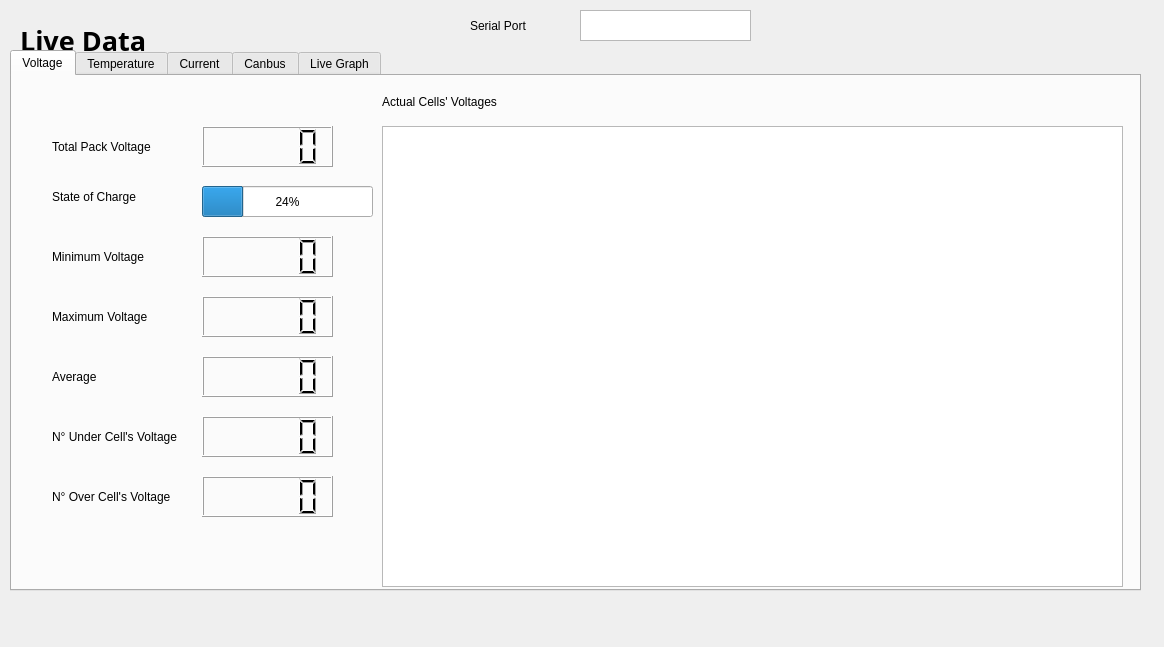
<?xml version="1.0" encoding="UTF-8"?>
<ui version="4.0">
 <class>LiveData</class>
 <widget class="QDialog" name="LiveData">
  <property name="geometry">
   <rect>
    <x>0</x>
    <y>0</y>
    <width>1164</width>
    <height>647</height>
   </rect>
  </property>
  <property name="windowTitle">
   <string>Dialog</string>
  </property>
  <widget class="QLabel" name="label">
   <property name="geometry">
    <rect>
     <x>20</x>
     <y>20</y>
     <width>211</width>
     <height>41</height>
    </rect>
   </property>
   <property name="font">
    <font>
     <family>Myanmar Text</family>
     <pointsize>20</pointsize>
     <weight>75</weight>
     <bold>true</bold>
    </font>
   </property>
   <property name="text">
    <string>Live Data</string>
   </property>
  </widget>
  <widget class="QTabWidget" name="tabWidget">
   <property name="geometry">
    <rect>
     <x>10</x>
     <y>50</y>
     <width>1131</width>
     <height>541</height>
    </rect>
   </property>
   <property name="currentIndex">
    <number>0</number>
   </property>
   <widget class="QWidget" name="Voltage">
    <attribute name="title">
     <string>Voltage</string>
    </attribute>
    <widget class="QLCDNumber" name="TotalPackVoltage">
     <property name="geometry">
      <rect>
       <x>190</x>
       <y>50</y>
       <width>131</width>
       <height>41</height>
      </rect>
     </property>
    </widget>
    <widget class="QProgressBar" name="SOC">
     <property name="geometry">
      <rect>
       <x>190</x>
       <y>110</y>
       <width>171</width>
       <height>31</height>
      </rect>
     </property>
     <property name="value">
      <number>24</number>
     </property>
    </widget>
    <widget class="QLabel" name="label_3">
     <property name="geometry">
      <rect>
       <x>40</x>
       <y>50</y>
       <width>151</width>
       <height>41</height>
      </rect>
     </property>
     <property name="text">
      <string>Total Pack Voltage</string>
     </property>
    </widget>
    <widget class="QLabel" name="label_4">
     <property name="geometry">
      <rect>
       <x>40</x>
       <y>100</y>
       <width>151</width>
       <height>41</height>
      </rect>
     </property>
     <property name="text">
      <string>State of Charge</string>
     </property>
    </widget>
    <widget class="QLabel" name="label_5">
     <property name="geometry">
      <rect>
       <x>40</x>
       <y>160</y>
       <width>151</width>
       <height>41</height>
      </rect>
     </property>
     <property name="text">
      <string>Minimum Voltage</string>
     </property>
    </widget>
    <widget class="QLabel" name="label_6">
     <property name="geometry">
      <rect>
       <x>40</x>
       <y>220</y>
       <width>151</width>
       <height>41</height>
      </rect>
     </property>
     <property name="text">
      <string>Maximum Voltage</string>
     </property>
    </widget>
    <widget class="QLabel" name="label_7">
     <property name="geometry">
      <rect>
       <x>40</x>
       <y>280</y>
       <width>151</width>
       <height>41</height>
      </rect>
     </property>
     <property name="text">
      <string>Average</string>
     </property>
    </widget>
    <widget class="QLabel" name="label_8">
     <property name="geometry">
      <rect>
       <x>40</x>
       <y>340</y>
       <width>151</width>
       <height>41</height>
      </rect>
     </property>
     <property name="text">
      <string>N° Under Cell's Voltage</string>
     </property>
    </widget>
    <widget class="QLabel" name="label_9">
     <property name="geometry">
      <rect>
       <x>40</x>
       <y>400</y>
       <width>151</width>
       <height>41</height>
      </rect>
     </property>
     <property name="text">
      <string>N° Over Cell's Voltage</string>
     </property>
    </widget>
    <widget class="QLCDNumber" name="MinimumVoltage">
     <property name="geometry">
      <rect>
       <x>190</x>
       <y>160</y>
       <width>131</width>
       <height>41</height>
      </rect>
     </property>
    </widget>
    <widget class="QLCDNumber" name="MaximumVoltage">
     <property name="geometry">
      <rect>
       <x>190</x>
       <y>220</y>
       <width>131</width>
       <height>41</height>
      </rect>
     </property>
    </widget>
    <widget class="QLCDNumber" name="AverageVoltage">
     <property name="geometry">
      <rect>
       <x>190</x>
       <y>280</y>
       <width>131</width>
       <height>41</height>
      </rect>
     </property>
     <property name="smallDecimalPoint">
      <bool>false</bool>
     </property>
     <property name="value" stdset="0">
      <double>0.000000000000000</double>
     </property>
     <property name="intValue" stdset="0">
      <number>0</number>
     </property>
    </widget>
    <widget class="QLCDNumber" name="UnderVoltage">
     <property name="geometry">
      <rect>
       <x>190</x>
       <y>340</y>
       <width>131</width>
       <height>41</height>
      </rect>
     </property>
    </widget>
    <widget class="QLCDNumber" name="OverVoltage">
     <property name="geometry">
      <rect>
       <x>190</x>
       <y>400</y>
       <width>131</width>
       <height>41</height>
      </rect>
     </property>
    </widget>
    <widget class="QLabel" name="label_2">
     <property name="geometry">
      <rect>
       <x>370</x>
       <y>10</y>
       <width>131</width>
       <height>31</height>
      </rect>
     </property>
     <property name="text">
      <string>Actual Cells' Voltages</string>
     </property>
    </widget>
    <widget class="QTableWidget" name="tableVoltage">
     <property name="geometry">
      <rect>
       <x>370</x>
       <y>50</y>
       <width>741</width>
       <height>461</height>
      </rect>
     </property>
    </widget>
   </widget>
   <widget class="QWidget" name="Temperature">
    <attribute name="title">
     <string>Temperature</string>
    </attribute>
    <widget class="QLCDNumber" name="MinTemp">
     <property name="geometry">
      <rect>
       <x>180</x>
       <y>110</y>
       <width>131</width>
       <height>41</height>
      </rect>
     </property>
    </widget>
    <widget class="QLabel" name="label_10">
     <property name="geometry">
      <rect>
       <x>370</x>
       <y>10</y>
       <width>171</width>
       <height>31</height>
      </rect>
     </property>
     <property name="text">
      <string>Actual Cells' Temperatures</string>
     </property>
    </widget>
    <widget class="QLabel" name="label_11">
     <property name="geometry">
      <rect>
       <x>30</x>
       <y>50</y>
       <width>151</width>
       <height>41</height>
      </rect>
     </property>
     <property name="text">
      <string>Total Pack Temperature</string>
     </property>
    </widget>
    <widget class="QLCDNumber" name="TotalPackTemperature">
     <property name="geometry">
      <rect>
       <x>180</x>
       <y>50</y>
       <width>131</width>
       <height>41</height>
      </rect>
     </property>
    </widget>
    <widget class="QLCDNumber" name="MaxTemp">
     <property name="geometry">
      <rect>
       <x>180</x>
       <y>170</y>
       <width>131</width>
       <height>41</height>
      </rect>
     </property>
    </widget>
    <widget class="QLabel" name="label_13">
     <property name="geometry">
      <rect>
       <x>30</x>
       <y>110</y>
       <width>151</width>
       <height>41</height>
      </rect>
     </property>
     <property name="text">
      <string>Minimum Temperature</string>
     </property>
    </widget>
    <widget class="QLCDNumber" name="AverageTemp">
     <property name="geometry">
      <rect>
       <x>180</x>
       <y>230</y>
       <width>131</width>
       <height>41</height>
      </rect>
     </property>
     <property name="smallDecimalPoint">
      <bool>false</bool>
     </property>
     <property name="digitCount">
      <number>5</number>
     </property>
     <property name="mode">
      <enum>QLCDNumber::Dec</enum>
     </property>
     <property name="segmentStyle">
      <enum>QLCDNumber::Filled</enum>
     </property>
     <property name="value" stdset="0">
      <double>0.000000000000000</double>
     </property>
    </widget>
    <widget class="QLabel" name="label_15">
     <property name="geometry">
      <rect>
       <x>30</x>
       <y>290</y>
       <width>151</width>
       <height>41</height>
      </rect>
     </property>
     <property name="text">
      <string>N° Over Temperature</string>
     </property>
    </widget>
    <widget class="QLabel" name="label_16">
     <property name="geometry">
      <rect>
       <x>30</x>
       <y>170</y>
       <width>151</width>
       <height>41</height>
      </rect>
     </property>
     <property name="text">
      <string>Maximum Temperature</string>
     </property>
    </widget>
    <widget class="QLabel" name="label_17">
     <property name="geometry">
      <rect>
       <x>30</x>
       <y>230</y>
       <width>151</width>
       <height>41</height>
      </rect>
     </property>
     <property name="text">
      <string>Average Temperature</string>
     </property>
    </widget>
    <widget class="QLCDNumber" name="OverTemp">
     <property name="geometry">
      <rect>
       <x>180</x>
       <y>290</y>
       <width>131</width>
       <height>41</height>
      </rect>
     </property>
    </widget>
    <widget class="QTableWidget" name="tableTemp">
     <property name="geometry">
      <rect>
       <x>340</x>
       <y>40</y>
       <width>741</width>
       <height>461</height>
      </rect>
     </property>
    </widget>
   </widget>
   <widget class="QWidget" name="Current">
    <attribute name="title">
     <string>Current</string>
    </attribute>
    <widget class="QCustomPlot" name="plotCurrent" native="true">
     <property name="geometry">
      <rect>
       <x>320</x>
       <y>20</y>
       <width>781</width>
       <height>481</height>
      </rect>
     </property>
    </widget>
    <widget class="QLabel" name="label_12">
     <property name="geometry">
      <rect>
       <x>40</x>
       <y>70</y>
       <width>221</width>
       <height>71</height>
      </rect>
     </property>
     <property name="font">
      <font>
       <pointsize>14</pointsize>
      </font>
     </property>
     <property name="text">
      <string>Current's plot in time</string>
     </property>
    </widget>
   </widget>
   <widget class="QWidget" name="Canbus">
    <attribute name="title">
     <string>Canbus</string>
    </attribute>
    <widget class="QTableWidget" name="LiveCanbus">
     <property name="geometry">
      <rect>
       <x>25</x>
       <y>21</y>
       <width>1070</width>
       <height>471</height>
      </rect>
     </property>
    </widget>
   </widget>
   <widget class="QWidget" name="LiveGraph">
    <attribute name="title">
     <string>Live Graph</string>
    </attribute>
   </widget>
  </widget>
  <widget class="QTextEdit" name="txtSerialName">
   <property name="geometry">
    <rect>
     <x>580</x>
     <y>10</y>
     <width>171</width>
     <height>31</height>
    </rect>
   </property>
  </widget>
  <widget class="QLabel" name="label_14">
   <property name="geometry">
    <rect>
     <x>470</x>
     <y>10</y>
     <width>111</width>
     <height>31</height>
    </rect>
   </property>
   <property name="text">
    <string>Serial Port</string>
   </property>
  </widget>
 </widget>
 <customwidgets>
  <customwidget>
   <class>QCustomPlot</class>
   <extends>QWidget</extends>
   <header>qcustomplot.h</header>
   <container>1</container>
  </customwidget>
 </customwidgets>
 <resources/>
 <connections/>
</ui>
